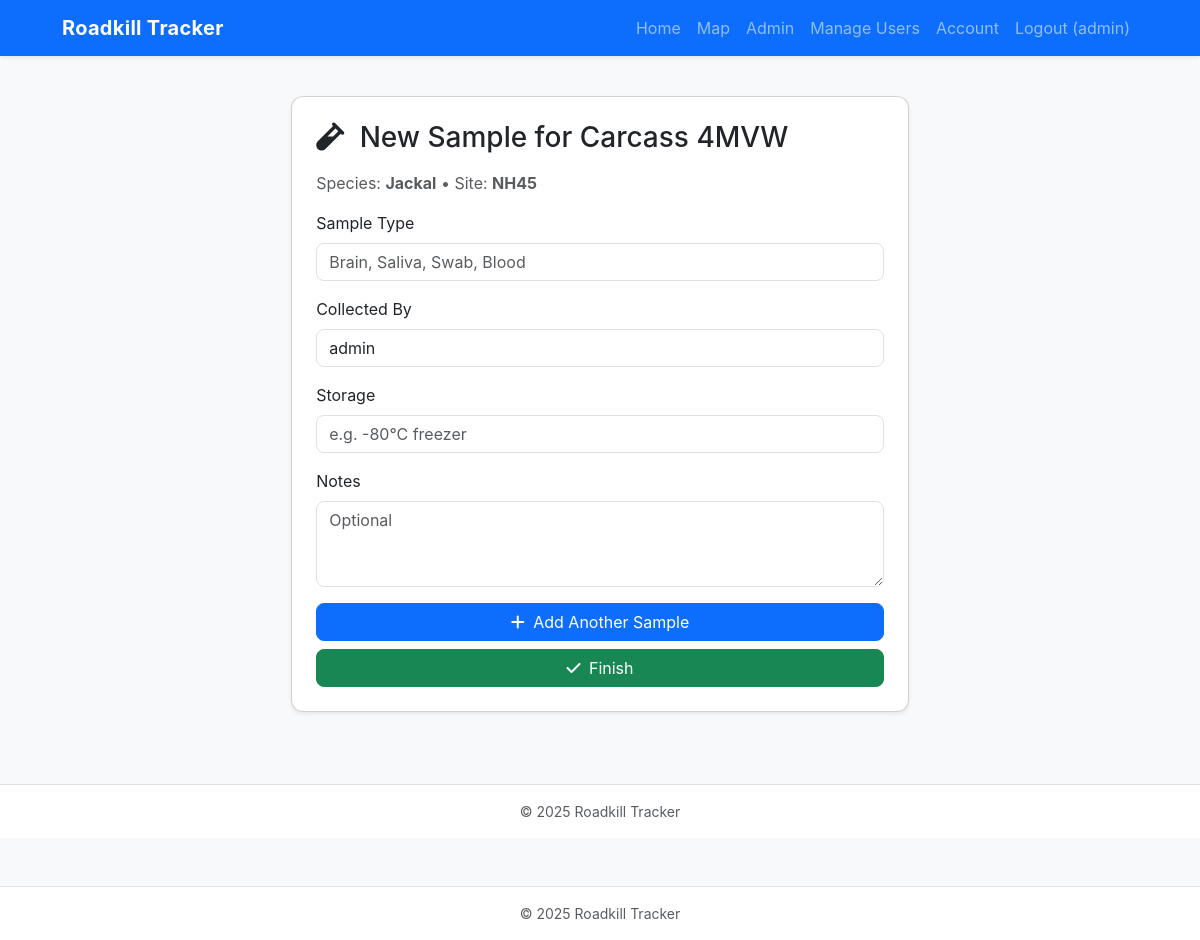
The page /carcass/1/sample/new (signed in) on the database its author committed.
### app.py (models this page shows)
class User(db.Model, UserMixin):
    id = db.Column(db.Integer, primary_key=True)
    username = db.Column(db.String(80), unique=True, nullable=False)
    pw_hash = db.Column(db.String(200), nullable=False)
    full_name = db.Column(db.String(120))
    email = db.Column(db.String(120))
    role = db.Column(db.String(50), default='collector')
    is_approved = db.Column(db.Boolean, default=False)

class Carcass(db.Model):
    id = db.Column(db.Integer, primary_key=True)
    code = db.Column(db.String(4), unique=True, nullable=False)
    site_id = db.Column(db.Integer, db.ForeignKey('site.id'))
    reporter_id = db.Column(db.Integer, db.ForeignKey('user.id'))
    species = db.Column(db.String(140))
    animal_type = db.Column(db.String(50))
    datetime_found = db.Column(db.DateTime, default=ist_now)
    latitude = db.Column(db.Float)
    longitude = db.Column(db.Float)
    notes = db.Column(db.Text)
    site = db.relationship('Site')
    reporter = db.relationship('User')
    samples = db.relationship('Sample', backref='carcass', lazy=True)

class Site(db.Model):
    id = db.Column(db.Integer, primary_key=True)
    name = db.Column(db.String(140), nullable=False)
    code = db.Column(db.String(20), nullable=False, unique=True)
    description = db.Column(db.Text)

### app.py (the view, shortened to what this page needs)
    @app.route('/carcass/<int:carcass_id>/sample/new', methods=['GET', 'POST'])
    @login_required
    def new_sample(carcass_id):
        c = Carcass.query.get_or_404(carcass_id)
        return render_template('new_sample.html', c=c)

### app.py (called while the page is built)
@login_manager.user_loader
def load_user(user_id):
    try:
        return User.query.get(int(user_id))
    except Exception:
        return None

### templates/new_sample.html (shortened to what this page needs)
{% extends "base.html" %}
{% block content %}
<div class="row justify-content-center mt-3">
  <div class="col-lg-7">
    <div class="card shadow-sm p-4">
      <h3 class="mb-3">
        <i class="fa-solid fa-vial me-2"></i>
        New Sample for Carcass {{ c.code }}
      </h3>
      <p class="text-muted">
        Species: <strong>{{ c.species }}</strong> •
        Site: <strong>{{ c.site.code }}</strong>
      </p>
      <form method="POST">
        <div class="mb-3">
          <label class="form-label">Sample Type</label>
          <input name="sample_type"
                 class="form-control"
                 placeholder="Brain, Saliva, Swab, Blood"
                 required>
        </div>
        <div class="mb-3">
          <label class="form-label">Collected By</label>
          <input name="collected_by"
                 class="form-control"
                 value="{{ current_user.username }}"
                 readonly>
        </div>
        <div class="mb-3">
          <label class="form-label">Storage</label>
          <input name="storage"
                 class="form-control"
                 placeholder="e.g. -80°C freezer">
        </div>
        <div class="mb-3">
          <label class="form-label">Notes</label>
          <textarea name="notes"
                    class="form-control"
                    rows="3"
                    placeholder="Optional"></textarea>
        </div>
        <div class="d-grid gap-2">
          <button type="submit" name="action" value="add_more" class="btn btn-primary">
            <i class="fa-solid fa-plus me-1"></i>
            Add Another Sample
          </button>
          <button type="submit" name="action" value="finish" class="btn btn-success">
            <i class="fa-solid fa-check me-1"></i>
            Finish
          </button>
        </div>
      </form>
    </div>
  </div>
</div>
{% endblock %}

### templates/base.html (shortened to what this page needs)
<!doctype html>
<html lang="en">
<head>
  <link href="https://cdn.jsdelivr.net/npm/bootstrap@5.3.3/dist/css/bootstrap.min.css" rel="stylesheet">
  <link href="https://cdnjs.cloudflare.com/ajax/libs/font-awesome/6.5.0/css/all.min.css" rel="stylesheet">
  <link rel="stylesheet" href="{{ url_for('static', filename='app.css') }}">
</head>
<body class="bg-light">
<nav class="navbar navbar-expand-lg navbar-dark bg-primary shadow-sm">
  <div class="container-lg">
    <a class="navbar-brand fw-bold" href="{{ url_for('index') }}">Roadkill Tracker</a>
    <div class="collapse navbar-collapse" id="navMenu">
      <ul class="navbar-nav ms-auto mb-2 mb-lg-0">
        <li class="nav-item"><a class="nav-link" href="{{ url_for('index') }}">Home</a></li>
        <li class="nav-item"><a class="nav-link" href="{{ url_for('map_view') }}">Map</a></li>
        {% if current_user.is_authenticated %}
          {% if current_user.role == 'admin' %}
            <li class="nav-item"><a class="nav-link" href="{{ url_for('admin_dashboard') }}">Admin</a></li>
            <li class="nav-item"><a class="nav-link" href="{{ url_for('manage_users') }}">Manage Users</a></li>
          {% endif %}
          <li class="nav-item"><a class="nav-link" href="{{ url_for('change_password') }}">Account</a></li>
          <li class="nav-item"><a class="nav-link" href="{{ url_for('logout') }}">Logout ({{ current_user.username }})</a></li>
        {% else %}
          <li class="nav-item"><a class="nav-link" href="{{ url_for('login') }}">Login</a></li>
        {% endif %}
      </ul>
    </div>
  </div>
</nav>
<div class="container-lg py-4">
  {% block content %}{% endblock %}
</div>
<footer class="bg-white border-top py-3 mt-5">
  <div class="container-lg text-center small text-muted">
    © {{ datetime.utcnow().year }} Roadkill Tracker
  </div>
</footer>
</body>
</html>
<footer class="bg-white border-top py-3 mt-5">
  <div class="container-lg text-center small text-muted">
    © {{ datetime.utcnow().year }} Roadkill Tracker
  </div>
</footer>
</body>
</html>

### static/app.css (style rules this page uses)
:root { --brand:#0d6efd; }
body { font-family: Inter, system-ui, -apple-system, 'Segoe UI', Roboto, 'Helvetica Neue', Arial; }
.navbar-brand { letter-spacing:0.3px }
.card { border-radius:12px }
.btn { border-radius:8px }
.form-control, .form-select { border-radius:8px }
.container-lg { max-width:1100px }

### rows shown on the page
User: username "admin", collected_by "admin"
Carcass: code "4MVW", species "Jackal"
Site: site.code "NH45"
